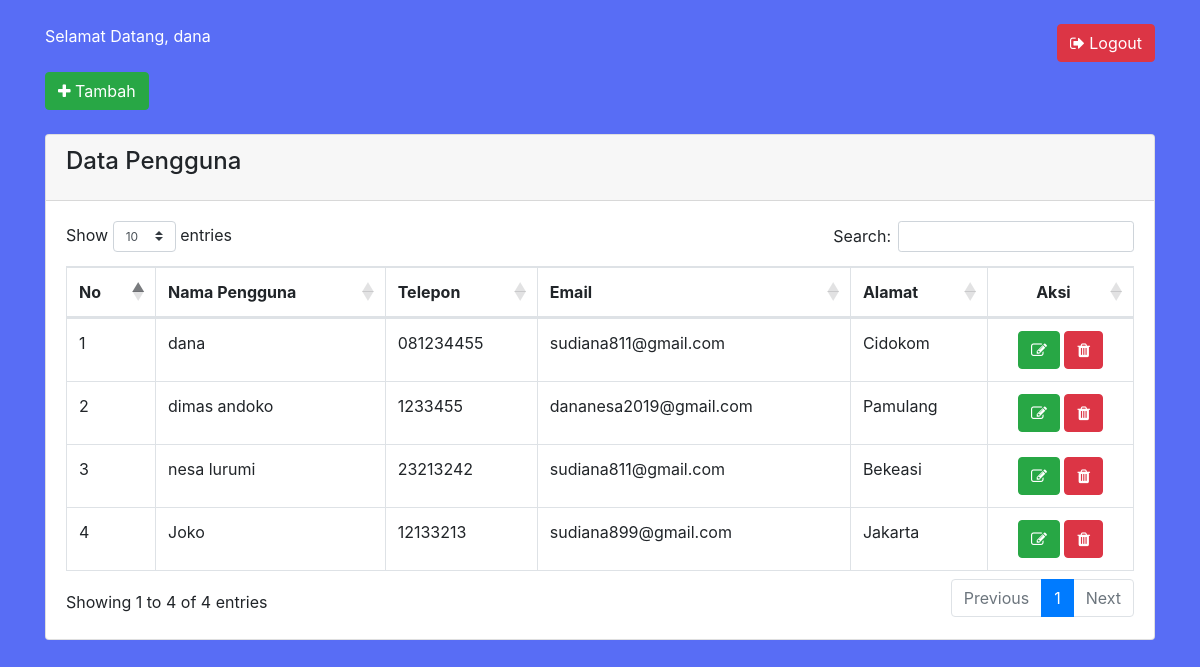
Screenshot of /index.php (signed in) with the database file from the repository.
### tables this page shows
CREATE TABLE `tbl_user` (
  `id_login` int(11) NOT NULL,
  `username` varchar(255) NOT NULL,
  `password` varchar(255) NOT NULL,
  `nama_pengguna` varchar(255) NOT NULL,
  `telepon` varchar(15) NOT NULL,
  `email` varchar(255) NOT NULL,
  `alamat` text NOT NULL
);

### proses/panggil.php (called while the page is built, shortened)
<?php
    include 'prosescrud.php';
    $db = new Koneksi();
    $koneksi =  $db->DBConnect();
    $proses = new prosesCrud($koneksi);
    $id = $_SESSION['ADMIN']['id_login'];
    $sesi = $proses->tampil_data_id('tbl_user','id_login',$id);
?>

### proses/prosescrud.php (called while the page is built, shortened)
<?php
class prosesCrud {
    protected $db;
    function __construct($db){
        $this->db = $db;
    }
    function tampil_data($tabel)
    {
        $row = $this->db->prepare("SELECT * FROM $tabel");
        $row->execute();
        return $hasil = $row->fetchAll();
    }
    function tampil_data_id($tabel,$where,$id)
    {
        $row = $this->db->prepare("SELECT * FROM $tabel WHERE $where = ?");
        $row->execute(array($id));
        return $hasil = $row->fetch();
    }
}

### index.php (the view, shortened to what this page needs)
<?php
    require 'proses/panggil.php';
?>
<!DOCTYPE HTML>
<html>
	<head>
        <link rel="stylesheet" href="https://cdnjs.cloudflare.com/ajax/libs/twitter-bootstrap/4.1.3/css/bootstrap.css">
        <link rel="stylesheet" href="https://cdn.datatables.net/1.10.19/css/dataTables.bootstrap4.min.css" />
        <link rel="stylesheet" href="https://stackpath.bootstrapcdn.com/font-awesome/4.7.0/css/font-awesome.min.css">
	</head>
    <body style="background:#586df5;">
		<div class="container">
			<div class="row">
				<div class="col-lg-12">
                    <?php if(!empty($_SESSION['ADMIN'])){?>
                    <br/>
                    <span style="color:#fff";>Selamat Datang, <?php echo $sesi['nama_pengguna'];?></span>
                    <a href="logout.php" class="btn btn-danger btn-md float-right"><span class="fa fa-sign-out"></span> Logout</a>
                    <br/><br/>
                    <a href="tambah.php" class="btn btn-success btn-md"><span class="fa fa-plus"></span> Tambah</a>
                    <br/><br/>
                    <div class="card">
                        <div class="card-header">
                            <h4 class="card-title">Data Pengguna</h4>
                        </div>
                        <div class="card-body">
                            <table class="table table-hover table-bordered" id="mytable" style="margin-top: 10px">
                                <thead>
                                    <tr>
                                        <th width="50px">No</th>
                                        <th>Nama Pengguna</th>
                                        <th>Telepon</th>
                                        <th>Email</th>
                                        <th>Alamat</th>
                                        <th style="text-align: center;">Aksi</th>
                                    </tr>
                                </thead>
                                <tbody>
                                <?php
                                    $no=1;
                                    $hasil = $proses->tampil_data('tbl_user');
                                    foreach($hasil as $isi){
                                ?>
                                    <tr>
                                        <td><?php echo $no; ?></td>
                                        <td><?php echo $isi['nama_pengguna']?></td>
                                        <td><?php echo $isi['telepon'];?></td>
                                        <td><?php echo $isi['email'];?></td>
                                        <td><?php echo $isi['alamat'];?></td>
                                        <td style="text-align: center;">
                                            <a href="edit.php?id=<?php echo $isi['id_login'];?>" class="btn btn-success btn-md">
                                            <span class="fa fa-edit"></span></a>
                                            <a onclick="return confirm('Apakah yakin data akan di hapus?')" href="proses/crud.php?aksi=hapus&hapusid=<?php echo $isi['id_login'];?>"
                                            class="btn btn-danger btn-md"><span class="fa fa-trash"></span></a>
                                        </td>
                                    </tr>
                                <?php
                                    $no++;
                                    }
                                ?>
                                </tbody>
                            </table>
                        </div>
                    </div>
                    <?php }?>
			    </div>
			</div>
		</div>
	</body>
</html>

### rows the page displays
tbl_user: nama_pengguna "dana", telepon "081234455", email "sudiana811@gmail.com", alamat "Cidokom"
tbl_user: nama_pengguna "dimas andoko", telepon "1233455", email "dananesa2019@gmail.com", alamat "Pamulang"
tbl_user: nama_pengguna "nesa lurumi", telepon "23213242", email "sudiana811@gmail.com", alamat "Bekeasi"
tbl_user: nama_pengguna "Joko", telepon "12133213", email "sudiana899@gmail.com", alamat "Jakarta"
